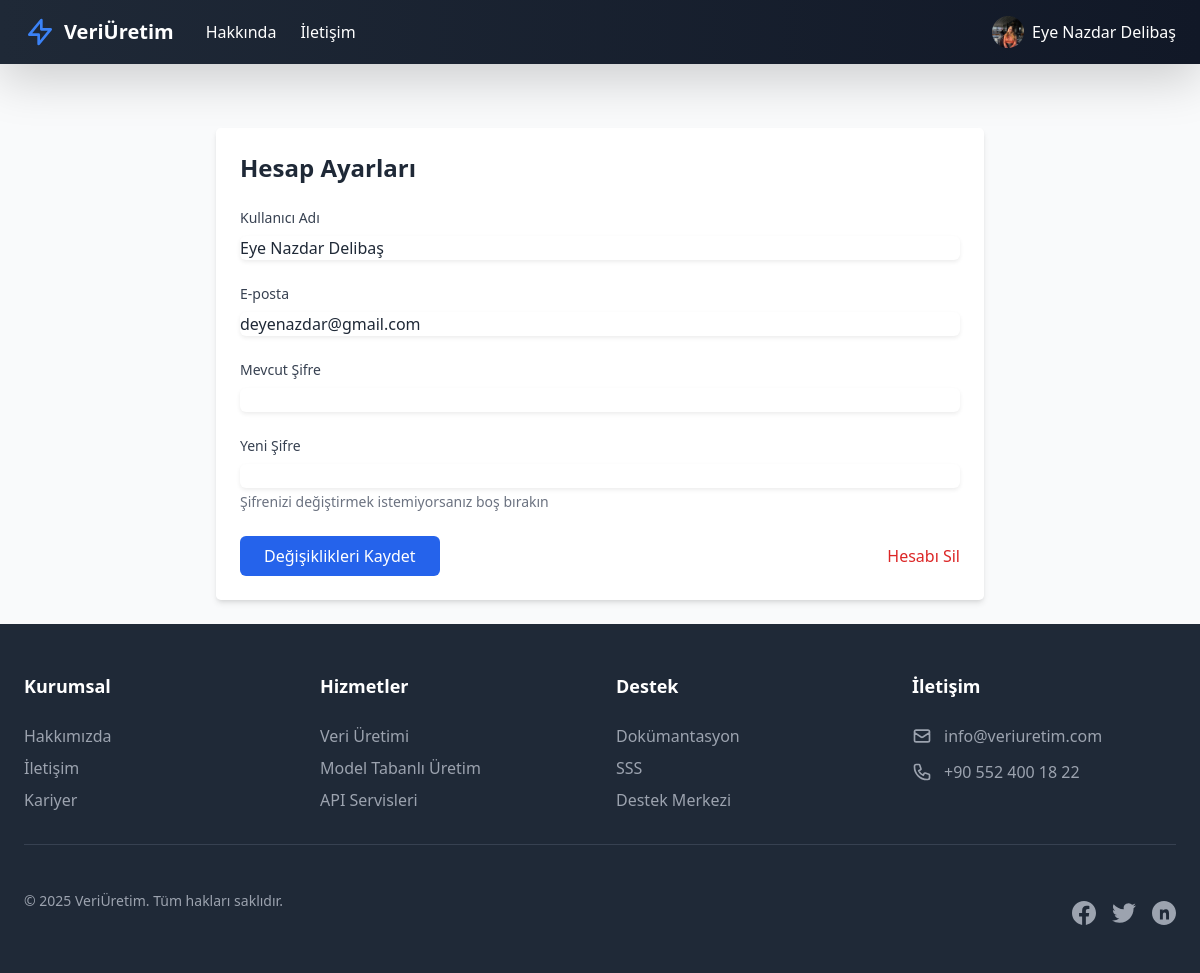
Screenshot of /account/settings (signed in) with the database file from the repository.
### app.py (models this page shows, shortened)
class User(db.Model, UserMixin):  # UserMixin ekledik
    __table_args__={'extend_existing': True}  # Mevcut tabloyu genişlet
    __tablename__ = 'user'
    id = db.Column(db.Integer, primary_key=True)
    name = db.Column(db.String(100))
    username = db.Column(db.String(80), nullable=False)
    email = db.Column(db.String(150), unique=True, nullable=False)
    password_hash = db.Column(db.String(256), nullable=False)
    is_admin = db.Column(db.Boolean, default=False)
    created_at = db.Column(db.DateTime, default=datetime.utcnow)
    profile_picture = db.Column(db.String(120), nullable=True)
    session_token = db.Column(db.String(100),
                              unique=True,
                              nullable=True,
                              name='uq_user_session_token'
                              )

### app.py (the view)
@app.route('/account/settings')
@login_required
def account_settings():
    return render_template('account_settings.html')

### app.py (called while the page is built)
@app.after_request
def add_security_headers(response):
    response.headers['X-Content-Type-Options'] = 'nosniff'
    response.headers['X-Frame-Options'] = 'DENY'
    response.headers['X-XSS-Protection'] = '1; mode=block'
    return response

@login_manager.user_loader
def load_user(user_id):
    return User.query.get(int(user_id))  # Kullanıcıyı ID ile getir(veri tabanından al)

@app.context_processor
def utility_processor():
    return {
        'now': datetime.now(),
        'datetime': datetime,
        'current_year': datetime.now().year
    }

### templates/account_settings.html (shortened to what this page needs)
{% extends "base.html" %}
{% block content %}
<div class="max-w-3xl mx-auto mt-10 p-6 bg-white rounded-lg shadow-md">
    <h1 class="text-2xl font-bold mb-6">Hesap Ayarları</h1>
    <form method="POST" action="{{ url_for('update_profile') }}" class="space-y-6">
        <div>
            <label for="username" class="block text-sm font-medium text-gray-700">Kullanıcı Adı</label>
            <input type="text" name="username" id="username"
                   value="{{ current_user.username }}"
                   class="mt-1 block w-full rounded-md border-gray-300 shadow-sm focus:border-blue-500 focus:ring-blue-500">
        </div>
        <div>
            <label for="email" class="block text-sm font-medium text-gray-700">E-posta</label>
            <input type="email" name="email" id="email"
                   value="{{ current_user.email }}"
                   class="mt-1 block w-full rounded-md border-gray-300 shadow-sm focus:border-blue-500 focus:ring-blue-500">
        </div>
        <div>
            <label for="current_password" class="block text-sm font-medium text-gray-700">Mevcut Şifre</label>
            <input type="password" name="current_password" id="current_password" required
                   class="mt-1 block w-full rounded-md border-gray-300 shadow-sm focus:border-blue-500 focus:ring-blue-500">
        </div>
        <div>
            <label for="new_password" class="block text-sm font-medium text-gray-700">Yeni Şifre</label>
            <input type="password" name="new_password" id="new_password"
                   class="mt-1 block w-full rounded-md border-gray-300 shadow-sm focus:border-blue-500 focus:ring-blue-500">
            <p class="mt-1 text-sm text-gray-500">Şifrenizi değiştirmek istemiyorsanız boş bırakın</p>
        </div>
        <div class="flex justify-between items-center">
            <button type="submit"
                    class="bg-blue-600 text-white px-4 py-2 rounded-md hover:bg-blue-700 transition-colors duration-200">
                Değişiklikleri Kaydet
            </button>
            <a href="{{ url_for('delete_account') }}"
               class="text-red-600 hover:text-red-700 font-medium">
                Hesabı Sil
            </a>
        </div>
    </form>
</div>
{% endblock %}

### templates/base.html (shortened to what this page needs)
<!DOCTYPE html>
<html lang="tr">
<head>
    <script src="https://cdn.tailwindcss.com"></script>
    <link rel="stylesheet" href="https://cdn.jsdelivr.net/npm/bootstrap@4.6.2/dist/css/bootstrap.min.css">
</head>
<body class="bg-gray-50 text-gray-800 font-sans">
    <nav class="bg-gradient-to-r from-gray-800 to-gray-900 text-white shadow-lg">
        <div class="max-w-7xl mx-auto px-4 sm:px-6 lg:px-8">
            <div class="flex items-center justify-between h-16">
                <div class="flex items-center space-x-8">
                    <a href="{{ url_for('home') }}" class="flex items-center space-x-2">
                        <svg class="w-8 h-8 text-blue-500" fill="none" stroke="currentColor" viewBox="0 0 24 24">
                            <path stroke-linecap="round" stroke-linejoin="round" stroke-width="2" d="M13 10V3L4 14h7v7l9-11h-7z"/>
                        </svg>
                        <span class="text-xl font-bold">VeriÜretim</span>
                    </a>
                    <div class="hidden md:flex items-center space-x-6">
                        <a href="{{ url_for('about') }}"
                           class="hover:text-blue-400 transition-colors duration-200">
                            Hakkında
                        </a>
                        <a href="{{ url_for('contact') }}"
                           class="hover:text-blue-400 transition-colors duration-200">
                            İletişim
                        </a>
                    </div>
                </div>
                <div class="flex items-center space-x-4">
                    {% if current_user.is_authenticated %}
                        <div class="relative group">
                            <button class="flex items-center space-x-2 hover:text-blue-400 transition-colors duration-200">
                                {% if current_user.profile_picture %}
                                    <img src="{{ url_for('static', filename=current_user.profile_picture) }}"
                                         alt="Profile"
                                         class="w-8 h-8 rounded-full border-2 border-white object-cover">
                                {% else %}
                                    <div class="w-8 h-8 rounded-full border-2 border-white bg-blue-500 flex items-center justify-center">
                                        <span class="text-white font-bold">{{ current_user.username[0] | upper }}</span>
                                    </div>
                                {% endif %}
                                <span>{{ current_user.username }}</span>
                            </button>
                        </div>
                    {% endif %}
                </div>
            </div>
        </div>
    </nav>
    <main class="max-w-7xl mx-auto p-4">
        {% block content %}{% endblock %}
    </main>
    <footer class="bg-gray-800 text-white mt-auto">
        <div class="max-w-7xl mx-auto px-4 sm:px-6 lg:px-8 py-12">
            <div class="grid grid-cols-1 md:grid-cols-4 gap-8">
                <div>
                    <h4 class="text-lg font-semibold mb-4">Kurumsal</h4>
                    <ul class="space-y-2">
                        <li>
                            <a href="{{ url_for('about') }}" class="text-gray-400 hover:text-white transition-colors duration-200">
                                Hakkımızda
                            </a>
                        </li>
                        <li>
                            <a href="{{ url_for('contact') }}" class="text-gray-400 hover:text-white transition-colors duration-200">
                                İletişim
                            </a>
                        </li>
                        <li>
                            <a href="#" class="text-gray-400 hover:text-white transition-colors duration-200">
                                Kariyer
                            </a>
                        </li>
                    </ul>
                </div>
                <div>
                    <h4 class="text-lg font-semibold mb-4">Hizmetler</h4>
                    <ul class="space-y-2">
                        <li>
                            <a href="#" class="text-gray-400 hover:text-white transition-colors duration-200">
                                Veri Üretimi
                            </a>
                        </li>
                        <li>
                            <a href="#" class="text-gray-400 hover:text-white transition-colors duration-200">
                                Model Tabanlı Üretim
                            </a>
                        </li>
                        <li>
                            <a href="#" class="text-gray-400 hover:text-white transition-colors duration-200">
                                API Servisleri
                            </a>
                        </li>
                    </ul>
                </div>
                <div>
                    <h4 class="text-lg font-semibold mb-4">Destek</h4>
                    <ul class="space-y-2">
                        <li>
                            <a href="#" class="text-gray-400 hover:text-white transition-colors duration-200">
                                Dokümantasyon
                            </a>
                        </li>
                        <li>
                            <a href="#" class="text-gray-400 hover:text-white transition-colors duration-200">
                                SSS
                            </a>
                        </li>
                        <li>
                            <a href="#" class="text-gray-400 hover:text-white transition-colors duration-200">
                                Destek Merkezi
                            </a>
                        </li>
                    </ul>
                </div>
                <div>
                    <h4 class="text-lg font-semibold mb-4">İletişim</h4>
                    <ul class="space-y-3">
                        <li class="flex items-center space-x-3 text-gray-400">
                            <svg class="w-5 h-5" fill="none" stroke="currentColor" viewBox="0 0 24 24">
                                <path stroke-linecap="round" stroke-linejoin="round" stroke-width="2" d="M3 8l7.89 5.26a2 2 0 002.22 0L21 8M5 19h14a2 2 0 002-2V7a2 2 0 00-2-2H5a2 2 0 00-2 2v10a2 2 0 002 2z"/>
                            </svg>
                            <span>info@veriuretim.com</span>
                        </li>
                        <li class="flex items-center space-x-3 text-gray-400">
                            <span>+90 552 400 18 22</span>
                        </li>
                    </ul>
                </div>
            </div>
            <div class="border-t border-gray-700 mt-8 pt-8">
                <div class="flex flex-col md:flex-row justify-between items-center">
                    <p class="text-gray-400 text-sm">
                        &copy; {{ datetime.now().year }} VeriÜretim. Tüm hakları saklıdır.
                    </p>
                    <div class="flex space-x-4 mt-4 md:mt-0">
                        <a href="#" class="text-gray-400 hover:text-white transition-colors duration-200">
                        </a>
                        <a href="#" class="text-gray-400 hover:text-white transition-colors duration-200">
                        </a>
                        <a href="#" class="text-gray-400 hover:text-white transition-colors duration-200">
                        </a>
                    </div>
                </div>
            </div>
        </div>
    </footer>
</body>
</body>
</html>

### rows the page displays
User: profile_picture (picture), username "Eye Nazdar Delibaş", email "deyenazdar@gmail.com"
